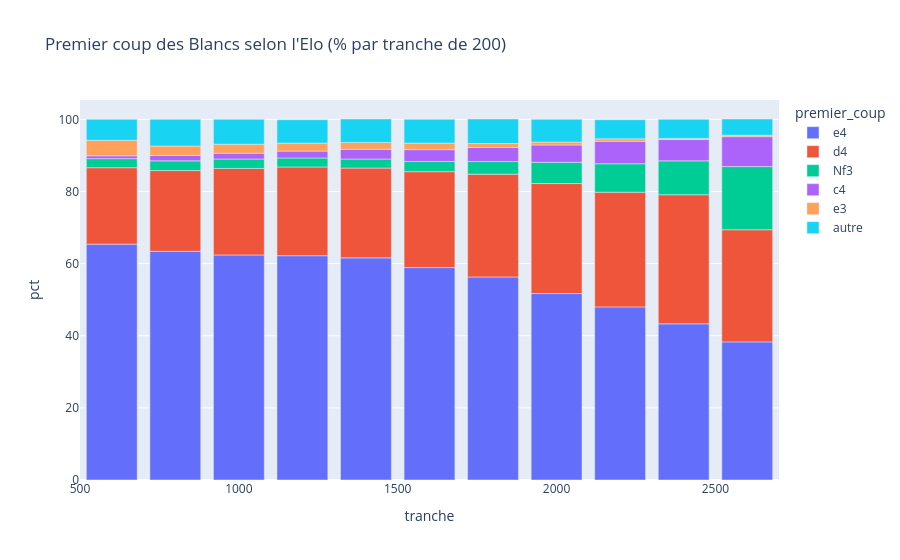

The code cell stored with this chart in its notebook:
### Markdown cell above
### 5.3 Les ouvertures : le premier coup des Blancs

### Code cell
premier = joueurs.filter(pl.col("couleur") == "White").select("elo", premier_coup=pl.col("san").list.first())
top5 = premier["premier_coup"].value_counts(sort=True).head(5)["premier_coup"].to_list()

ouvertures = (
    premier.with_columns(
        premier_coup=pl.when(pl.col("premier_coup").is_in(top5)).then("premier_coup").otherwise(pl.lit("autre")),
        tranche=pl.col("elo") // 200 * 200,
    )
    .group_by("tranche", "premier_coup")
    .agg(n=pl.len())
    .with_columns(total=pl.col("n").sum().over("tranche"))
    .filter(pl.col("total") >= 1000)
    .with_columns(pct=(pl.col("n") / pl.col("total") * 100).round(1))
    .sort("tranche", "premier_coup")
)
fig = px.bar(
    ouvertures, x="tranche", y="pct", color="premier_coup",
    title="Premier coup des Blancs selon l'Elo (% par tranche de 200)",
    category_orders={"premier_coup": top5 + ["autre"]},
)
fig.show()

### Figure 1 — Plotly figure (JSON) as saved in the notebook; plotly's stock layout.template omitted (floating-point values rounded to 4 significant figures)
{"data": [{"hovertemplate": "premier_coup=e4<br>tranche=%{x}<br>pct=%{y}<extra></extra>", "legendgroup": "e4", "marker": {"color": "#636efa", "pattern": {"shape": ""}}, "name": "e4", "orientation": "v", "showlegend": true, "textposition": "auto", "type": "bar", "x": [600, 800, 1000, 1200, 1400, 1600, 1800, 2000, 2200, 2400, 2600], "xaxis": "x", "y": [65.4, 63.4, 62.4, 62.2, 61.6, 58.9, 56.3, 51.7, 48.0, 43.3, 38.3], "yaxis": "y"}, {"hovertemplate": "premier_coup=d4<br>tranche=%{x}<br>pct=%{y}<extra></extra>", "legendgroup": "d4", "marker": {"color": "#EF553B", "pattern": {"shape": ""}}, "name": "d4", "orientation": "v", "showlegend": true, "textposition": "auto", "type": "bar", "x": [600, 800, 1000, 1200, 1400, 1600, 1800, 2000, 2200, 2400, 2600], "xaxis": "x", "y": [21.2, 22.4, 24.0, 24.6, 24.9, 26.6, 28.5, 30.5, 31.8, 35.8, 31.1], "yaxis": "y"}, {"hovertemplate": "premier_coup=Nf3<br>tranche=%{x}<br>pct=%{y}<extra></extra>", "legendgroup": "Nf3", "marker": {"color": "#00cc96", "pattern": {"shape": ""}}, "name": "Nf3", "orientation": "v", "showlegend": true, "textposition": "auto", "type": "bar", "x": [600, 800, 1000, 1200, 1400, 1600, 1800, 2000, 2200, 2400, 2600], "xaxis": "x", "y": [2.5, 2.7, 2.6, 2.5, 2.5, 2.8, 3.5, 5.9, 7.9, 9.4, 17.5], "yaxis": "y"}, {"hovertemplate": "premier_coup=c4<br>tranche=%{x}<br>pct=%{y}<extra></extra>", "legendgroup": "c4", "marker": {"color": "#ab63fa", "pattern": {"shape": ""}}, "name": "c4", "orientation": "v", "showlegend": true, "textposition": "auto", "type": "bar", "x": [600, 800, 1000, 1200, 1400, 1600, 1800, 2000, 2200, 2400, 2600], "xaxis": "x", "y": [0.8, 1.5, 1.6, 1.9, 2.7, 3.3, 3.9, 4.8, 6.2, 5.9, 8.3], "yaxis": "y"}, {"hovertemplate": "premier_coup=e3<br>tranche=%{x}<br>pct=%{y}<extra></extra>", "legendgroup": "e3", "marker": {"color": "#FFA15A", "pattern": {"shape": ""}}, "name": "e3", "orientation": "v", "showlegend": true, "textposition": "auto", "type": "bar", "x": [600, 800, 1000, 1200, 1400, 1600, 1800, 2000, 2200, 2400, 2600], "xaxis": "x", "y": [4.3, 2.6, 2.5, 2.2, 1.9, 1.8, 1.1, 0.8, 0.7, 0.3, 0.4], "yaxis": "y"}, {"hovertemplate": "premier_coup=autre<br>tranche=%{x}<br>pct=%{y}<extra></extra>", "legendgroup": "autre", "marker": {"color": "#19d3f3", "pattern": {"shape": ""}}, "name": "autre", "orientation": "v", "showlegend": true, "textposition": "auto", "type": "bar", "x": [600, 800, 1000, 1200, 1400, 1600, 1800, 2000, 2200, 2400, 2600], "xaxis": "x", "y": [5.8, 7.4, 6.9, 6.5, 6.5, 6.6, 6.8, 6.3, 5.3, 5.3, 4.5], "yaxis": "y"}], "layout": {"barmode": "relative", "legend": {"title": {"text": "premier_coup"}, "tracegroupgap": 0}, "title": {"text": "Premier coup des Blancs selon l'Elo (% par tranche de 200)"}, "xaxis": {"anchor": "y", "domain": [0.0, 1.0], "title": {"text": "tranche"}}, "yaxis": {"anchor": "x", "domain": [0.0, 1.0], "title": {"text": "pct"}}}}
